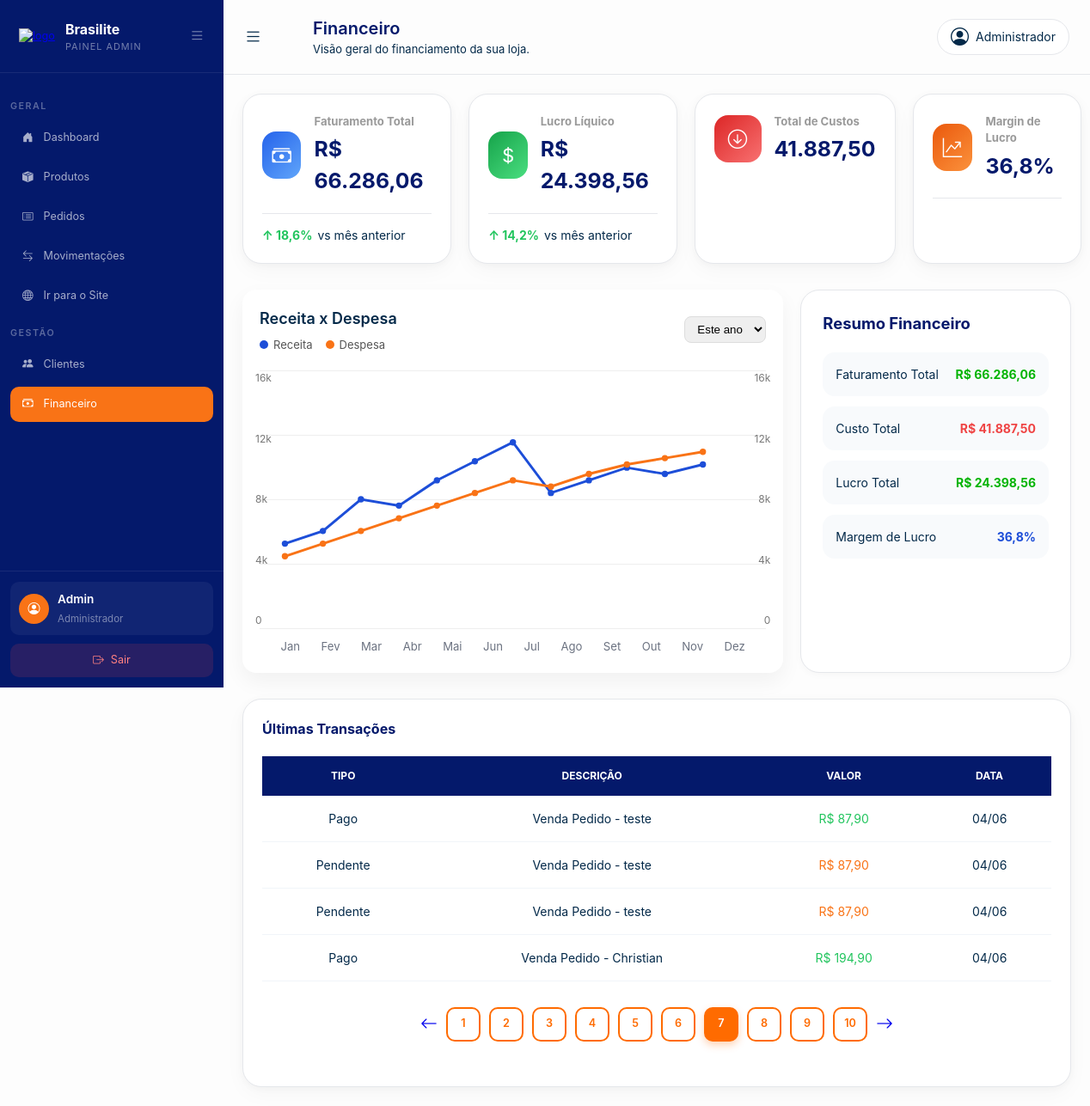
Page /Dashboard/financeiro.php?pagina=7 on the committed database.
### tables this page shows
CREATE TABLE `pagamento` (
  `id_pagamento` int(11) NOT NULL,
  `idCarrinho` int(11) NOT NULL,
  `idUsuario` int(11) NOT NULL,
  `forma_pagamento` enum('pix','cartao','boleto') NOT NULL,
  `status_pagamento` enum('pendente','pago','cancelado') NOT NULL DEFAULT 'pendente',
  `valor_total` decimal(10,2) NOT NULL,
  `data_pagamento` datetime NOT NULL DEFAULT current_timestamp()
);

CREATE TABLE `usuario` (
  `id_usuario` int(11) NOT NULL,
  `nome` varchar(150) NOT NULL,
  `email` varchar(100) NOT NULL,
  `senha` varchar(255) NOT NULL,
  `perfil_usuario` enum('cliente','admin') NOT NULL DEFAULT 'cliente',
  `cpf` varchar(14) NOT NULL,
  `telefone` varchar(20) DEFAULT NULL,
  `cep` varchar(9) DEFAULT NULL,
  `estado` char(2) DEFAULT NULL,
  `cidade` varchar(100) DEFAULT NULL,
  `bairro` varchar(100) DEFAULT NULL,
  `numero` varchar(20) DEFAULT NULL,
  `data_cadastro` date NOT NULL DEFAULT current_timestamp()
);

### Dashboard/financeiro.php (the view, shortened to what this page needs)
<?php
require_once '../Crud/crud.php';
$stmt = $pdo->query("
    SELECT SUM(valor_total) AS total
    FROM pagamento
    WHERE status_pagamento = 'pago'
");
$faturamento = $stmt->fetch(PDO::FETCH_ASSOC)['total'] ?? 0;
$stmt = $pdo->query("
    SELECT SUM(m.quantidade * p.custo_produto) AS total
    FROM movimentacao m
    JOIN estoque e ON m.idEstoque = e.id_estoque
    JOIN produto p ON e.idProduto = p.id_produto
    WHERE m.tipo_movimentacao = 'saida'
      AND m.idPagamento IS NOT NULL
");
$custos = $stmt->fetch(PDO::FETCH_ASSOC)['total'] ?? 0;
$lucroLiquido = $faturamento - $custos;
$margin_lucro = $faturamento > 0 ? ($lucroLiquido / $faturamento) * 100 : 0;
$paginaAtual = isset($_GET['pagina']) ? (int)$_GET['pagina'] : 1;
$limite = 4;
$offset = ($paginaAtual - 1) * $limite;
$stmt = $pdo->query("
    SELECT
        p.id_pagamento,
        p.valor_total,
        p.status_pagamento,
        p.data_pagamento,
        u.nome
    FROM pagamento p
    JOIN usuario u ON u.id_usuario = p.idUsuario
    ORDER BY p.data_pagamento DESC
    LIMIT $limite OFFSET $offset
");
$transacoes = $stmt->fetchAll(PDO::FETCH_ASSOC);
$stmtTotal = $pdo->query("SELECT COUNT(*) as total FROM pagamento");
$totalRegistros = $stmtTotal->fetch(PDO::FETCH_ASSOC)['total'];
$totalPaginas = ceil($totalRegistros / $limite);
?>
<!DOCTYPE html>
<html lang="pt-br">
<head>
    <link rel="stylesheet" href="css/global.css">
    <link rel="stylesheet" href="css/sidebar.css">
    <link rel="stylesheet" href="css/financeiro.css">
    <link rel="stylesheet" href="https://cdn.jsdelivr.net/npm/bootstrap-icons@1.11.3/font/bootstrap-icons.min.css">
</head>
<body>
    <?php
    require_once("../partials/sidebar.php");
    ?>
    <div class="content">
        <header class="topbar">
            <div class="topbar-left">
                <label for="menu-toggle" class="menu-btn">
                    <i class="bi bi-list"></i>
                </label>
                <div class="header-left">
                    <h1>Financeiro</h1>
                    <p>Visão geral do financiamento da sua loja.</p>
                </div>
            </div>
            <div class="topbar-right">
                <div class="user">
                    <i class="bi bi-person-circle"></i>
                    <p>Administrador</p>
                </div>
            </div>
        </header>
        <main class="main">
            <section class="cards-top">
                <div class="card">
                    <div class="card-top">
                        <div class="icon blue">
                            <i class="bi bi-cash-stack"></i>
                        </div>
                        <div>
                            <h5>Faturamento Total</h5>
                            <h3>R$ <?= number_format($faturamento, 2, ',', '.') ?></h3>
                        </div>
                    </div>
                    <div class="card-bottom">
                        <span class="green">↑ 18,6%</span>
                        <p>vs mês anterior</p>
                    </div>
                </div>
                <div class="card">
                    <div class="card-top">
                        <div class="icon green-bg">
                            <i class="bi bi-currency-dollar"></i>
                        </div>
                        <div>
                            <h5>Lucro Líquico</h5>
                            <h3>R$ <?= number_format($lucroLiquido, 2, ',', '.') ?></h3>
                        </div>
                    </div>
                    <div class="card-bottom">
                        <span class="green">↑ 14,2%</span>
                        <p>vs mês anterior</p>
                    </div>
                </div>
                <div class="card">
                    <div class="card-top">
                        <div class="icon red">
                            <i class="bi bi-arrow-down-circle"></i>
                        </div>
                        <div>
                            <h5>Total de Custos</h5>
                            <h3><?= number_format($custos, 2, ',', '.') ?></h3>
                        </div>
                    </div>
                </div>
                <div class="card">
                    <div class="card-top">
                        <div class="icon orange">
                            <i class="bi bi-graph-up-arrow"></i>
                        </div>
                        <div>
                            <h5>Margin de Lucro</h5>
                            <h3><?= number_format($margin_lucro, 1, ',', '.') ?>%</h3>
                        </div>
                    </div>
                    <div class="card-bottom"></div>
                </div>
            </section>
            <div class="charts-row">
                <div class="grafico-card">
                    <div class="grafico-header">
                        <div>
                            <span>Receita x Despesa</span>
                            <div class="legenda">
                                <div class="item-legenda">
                                    <span class="dot azul"></span>
                                    <p>Receita</p>
                                </div>
                                <div class="item-legenda">
                                    <span class="dot laranja"></span>
                                    <p>Despesa</p>
                                </div>
                            </div>
                        </div>
                        <select>
                            <option>Este ano</option>
                        </select>
                    </div>
                    <div class="grafico">
                        <div class="linha-bg l1"></div>
                        <div class="linha-bg l2"></div>
                        <div class="linha-bg l3"></div>
                        <div class="linha-bg l4"></div>
                        <div class="linha-bg l5"></div>
                        <div class="valores-esquerda">
                            <span>16k</span>
                            <span>12k</span>
                            <span>8k</span>
                            <span>4k</span>
                            <span>0</span>
                        </div>
                        <div class="valores-direita">
                            <span>16k</span>
                            <span>12k</span>
                            <span>8k</span>
                            <span>4k</span>
                            <span>0</span>
                        </div>
                    </div>
                    <div class="meses">
                        <span>Jan</span><span>Fev</span><span>Mar</span><span>Abr</span>
                        <span>Mai</span><span>Jun</span><span>Jul</span><span>Ago</span>
                        <span>Set</span><span>Out</span><span>Nov</span><span>Dez</span>
                    </div>
                </div>
                <div class="r-finan">
                    <div class="top-r-finan">
                        <p>Resumo Financeiro</p>
                    </div>
                    <div class="infos-resumo">
                        <div class="receitas">
                            <p>Faturamento Total</p>
                            <span>R$ <?= number_format($faturamento, 2, ',', '.') ?></span>
                        </div>
                        <div class="custos">
                            <p>Custo Total</p>
                            <span>R$ <?= number_format($custos, 2, ',', '.') ?></span>
                        </div>
                        <div class="lucro">
                            <p>Lucro Total</p>
                            <span>R$ <?= number_format($lucroLiquido, 2, ',', '.') ?></span>
                        </div>
                        <div class="margin">
                            <p>Margem de Lucro</p>
                            <span><?= number_format($margin_lucro, 1, ',', '.') ?>%</span>
                        </div>
                    </div>
                </div>
            </div>
            <div class="bottom-row">
                <div class="card">
                    <div class="top-table">
                        <p>Últimas Transações</p>
                    </div>
                    <div class="tabela">
                        <table>
                            <thead>
                                <tr>
                                    <th>Tipo</th>
                                    <th>Descrição</th>
                                    <th>Valor</th>
                                    <th>Data</th>
                                </tr>
                            </thead>
                            <tbody>
                                <?php
                                foreach ($transacoes as $t) {
                                    echo '<tr>
                                            <td>' . ($t['status_pagamento'] == 'pago' ? 'Pago' : 'Pendente') . '</td>
                                            <td>Venda Pedido - ' . $t['nome'] . '</td>
                                            <td style="color: ' . ($t['status_pagamento'] == 'pago' ? '#22C55E' : '#F97316') . '">
                                                R$ ' . number_format($t['valor_total'], 2, ',', '.') . '
                                            </td>
                                            <td>' . date('d/m', strtotime($t['data_pagamento'])) . '</td>
                                        </tr>';
                                }
                                ?>
                            </tbody>
                        </table>
                        <div class="paginacao">
                            <div class="seta">
                                <?php if ($paginaAtual > 1): ?>
                                    <a class="seta" href="?pagina=<?php echo $paginaAtual - 1; ?>">
                                        <i class="bi bi-arrow-left"></i>
                                    </a>
                                <?php endif; ?>
                            </div>
                            <div class="box-num">
                                <?php for ($i = 1; $i <= $totalPaginas; $i++): ?>
                                    <a href="?pagina=<?php echo $i; ?>"
                                        class="<?php echo $i == $paginaAtual ? 'ativo' : ''; ?>">
                                        <?php echo $i; ?>
                                    </a>
                                <?php endfor; ?>
                            </div>
                            <div class="seta">
                                <?php if ($paginaAtual < $totalPaginas): ?>
                                    <a class="seta" href="?pagina=<?php echo $paginaAtual + 1; ?>">
                                        <i class="bi bi-arrow-right"></i>
                                    </a>
                                <?php endif; ?>
                            </div>
                        </div>
                    </div>
                </div>
            </div>
        </main>
    </div>
</body>
</html>

### Dashboard/css/global.css (style rules this page uses)
:root { --primary: #1D4ED8; --green: #22C55E; --red: #EF4444; --orange: #F97316; --orange-hover: #c05000; --primary-color: #074880; --secondary-color: #C26931; --orange-grafico: #ff7700; --blue-grafico: #2b09ec; --background-color: #fdfdfd; --title: #04196B; --top-header: #032949e3; --text-color: #FFFFFF; --border: #e5e7eb; --border-fraca: #e9ebee46; --detalhes: #032949; --icon-box: #aaaaaa; --text-info: #707070b4; --box-critico: #fa3e3e71; --box-atencao: #f9c74f71; --text-atencao: #ffd902; --text-critico: #ff0000; --border-lista: #e5e7eb34; --footer-sidebar: #031349; --primary-blue: #0A1F3C; --accent-orange: #F28C07; --accent-green: #25D366; --bg-light: #F9FAFB; --bg-white: #FFFFFF; --text-gray: #6B7280; --border-color: #E5E7EB; --font-main: 'Arial', sans-serif; }

### Dashboard/css/sidebar.css (style rules this page uses)
.content { width: calc(100% - 260px); margin-left: 260px; min-height: 100vh; }

### rows in the picture
pagamento: status_pagamento "Pago", idUsuario.nome "teste", valor_total "87,90", data_pagamento "04/06"
pagamento: status_pagamento "Pendente", idUsuario.nome "teste", valor_total "87,90", data_pagamento "04/06"
pagamento: status_pagamento "Pendente", idUsuario.nome "teste", valor_total "87,90", data_pagamento "04/06"
pagamento: status_pagamento "Pago", idUsuario.nome "Christian", valor_total "194,90", data_pagamento "04/06"

### other values in the picture
$nome_usuario "Admin"
$faturamento "66.286,06"
$lucroLiquido "24.398,56"
$custos "41.887,50"
$margin_lucro "36,8"
